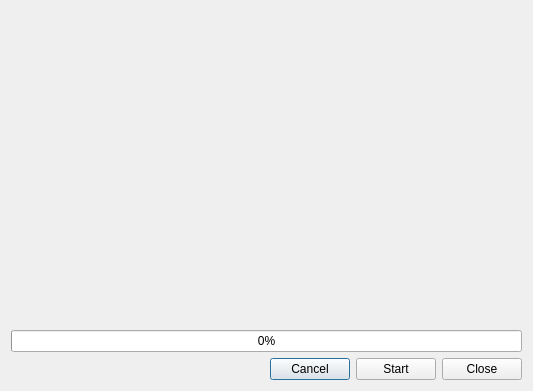
<?xml version="1.0" encoding="UTF-8"?>
<ui version="4.0">
 <class>ProgressDialog</class>
 <widget class="QDialog" name="ProgressDialog">
  <property name="geometry">
   <rect>
    <x>0</x>
    <y>0</y>
    <width>533</width>
    <height>391</height>
   </rect>
  </property>
  <property name="sizePolicy">
   <sizepolicy hsizetype="Preferred" vsizetype="Preferred">
    <horstretch>0</horstretch>
    <verstretch>0</verstretch>
   </sizepolicy>
  </property>
  <property name="windowTitle">
   <string>Dialog</string>
  </property>
  <layout class="QVBoxLayout" name="verticalLayout">
   <item>
    <layout class="QHBoxLayout" name="content_layout">
     <property name="sizeConstraint">
      <enum>QLayout::SetDefaultConstraint</enum>
     </property>
    </layout>
   </item>
   <item>
    <layout class="QGridLayout" name="gridLayout_2">
     <item row="3" column="0">
      <layout class="QHBoxLayout" name="horizontalLayout">
       <item>
        <spacer name="horizontalSpacer">
         <property name="orientation">
          <enum>Qt::Horizontal</enum>
         </property>
         <property name="sizeHint" stdset="0">
          <size>
           <width>40</width>
           <height>20</height>
          </size>
         </property>
        </spacer>
       </item>
       <item>
        <widget class="QPushButton" name="btn_cancel">
         <property name="text">
          <string>Cancel</string>
         </property>
        </widget>
       </item>
       <item>
        <widget class="QPushButton" name="btn_start">
         <property name="text">
          <string>Start</string>
         </property>
        </widget>
       </item>
       <item>
        <widget class="QPushButton" name="btn_close">
         <property name="text">
          <string>Close</string>
         </property>
        </widget>
       </item>
      </layout>
     </item>
     <item row="2" column="0">
      <widget class="QProgressBar" name="progress_bar">
       <property name="value">
        <number>0</number>
       </property>
      </widget>
     </item>
     <item row="0" column="0">
      <spacer name="verticalSpacer">
       <property name="orientation">
        <enum>Qt::Vertical</enum>
       </property>
       <property name="sizeHint" stdset="0">
        <size>
         <width>20</width>
         <height>40</height>
        </size>
       </property>
      </spacer>
     </item>
     <item row="1" column="0">
      <widget class="QLabel" name="lbl_progress">
       <property name="text">
        <string/>
       </property>
      </widget>
     </item>
    </layout>
   </item>
  </layout>
 </widget>
 <resources/>
 <connections/>
</ui>
